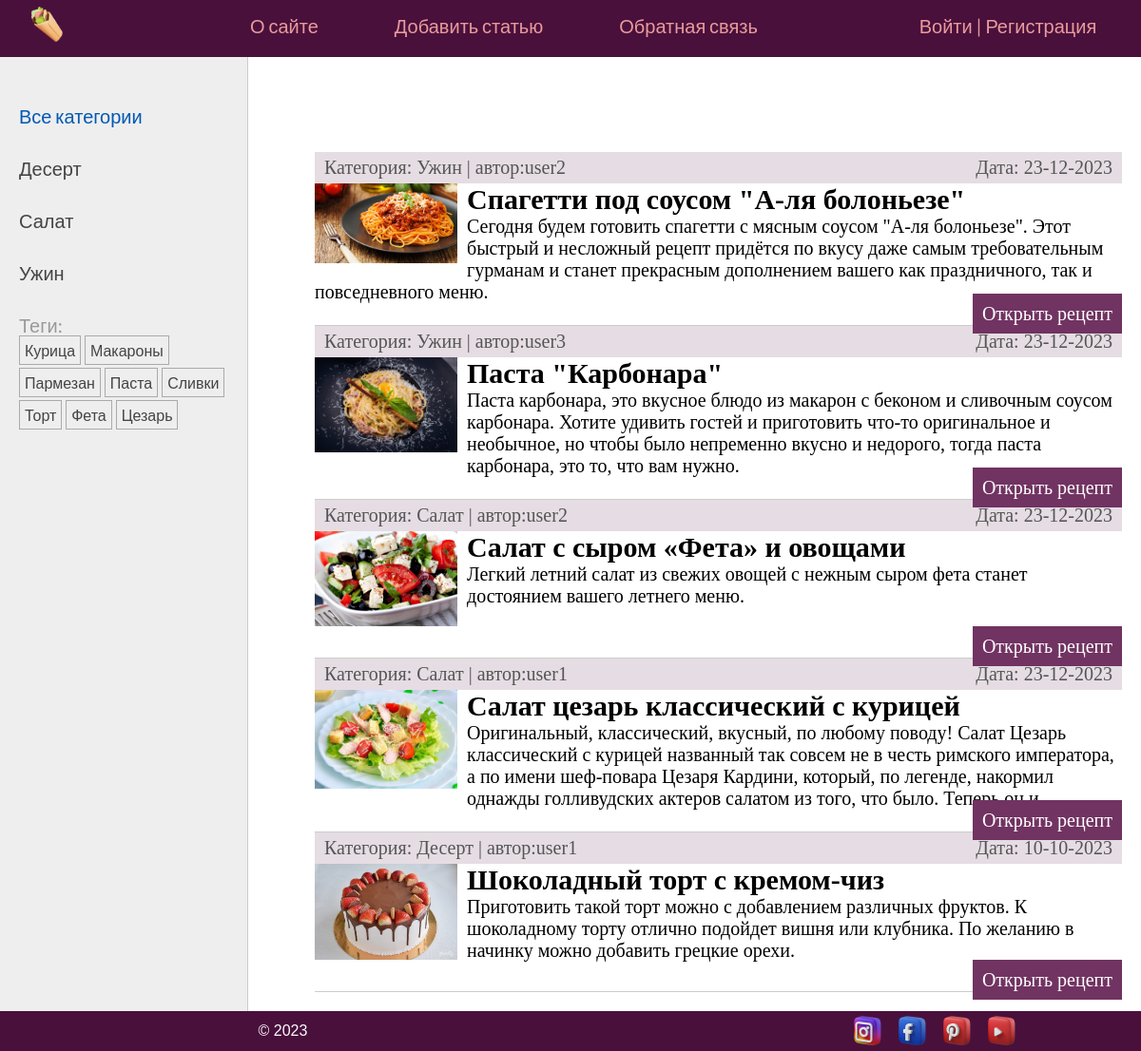
The page / on the database its author committed.
### recipes/models.py (models this page shows, shortened)
class Category(models.Model):
    name = models.CharField(max_length=100, db_index=True, verbose_name="Категория")
    slug = models.SlugField(max_length=255, unique=True, db_index=True)
    class Meta:
        verbose_name = "Категория"
        verbose_name_plural = "Категории"
    def get_absolute_url(self):
        return reverse('category', kwargs={'cat_slug': self.slug})

class TagPost(models.Model):
    tag = models.CharField(max_length=100, db_index=True)
    slug = models.SlugField(max_length=255, unique=True, db_index=True)
    class Meta:
        verbose_name = "Тэг"
        verbose_name_plural = "Тэги"
    def get_absolute_url(self):
        return reverse('tag', kwargs={'tag_slug': self.slug})

class Recipes(models.Model):
    class Status(models.IntegerChoices):
        DRAFT = 0, 'Черновик'
        PUBLISHED = 1, 'Опубликовано'
    title = models.CharField(max_length=255, verbose_name="Заголовок")
    slug = models.SlugField(max_length=255, unique=True, db_index=True, verbose_name="Slug",
                            validators=[
                               MinLengthValidator(5, message="Минимум 5 символов"),
                               MaxLengthValidator(100, message="Максимум 100 символов"),
                           ])
    photo = models.ImageField(upload_to="media/%Y/%m/%d/", default=None,
                              blank=True, null=True, verbose_name="Фото")
    content = models.TextField(blank=True, verbose_name="Описание рецепта")
    ingredients = models.TextField(blank=True, verbose_name="Состав / Ингредиенты")
    cooking = models.TextField(blank=True, verbose_name="Приготовление")
    time_create = models.DateTimeField(auto_now_add=True, verbose_name="Время создания")
    time_update = models.DateTimeField(auto_now=True, verbose_name="Время изменения")
    is_published = models.BooleanField(choices=tuple(map(lambda x: (bool(x[0]), x[1]), Status.choices)),
                                       default=Status.DRAFT, verbose_name="Статус")
    cat = models.ForeignKey('Category', on_delete=models.PROTECT, related_name='posts', verbose_name="Категории")
    tags = models.ManyToManyField('TagPost', blank=True, related_name='tags', verbose_name="Теги")
    author = models.ForeignKey(get_user_model(), on_delete=models.SET_NULL, related_name='author', verbose_name="Автор", null=True, default=None)
    objects = models.Manager()
    published = PublishedManager()
    class Meta:
        verbose_name = "Рецепт"
        verbose_name_plural = "Рецепты"
        ordering = ['-time_create']
        indexes = [
            models.Index(fields=['-time_create'])
        ]
    def get_absolute_url(self):
        return reverse('post', kwargs={'post_slug': self.slug})

### recipes/views.py (the view)
# urls.py: 2. Add a URL to urlpatterns:  path('', Home.as_view(), name='home')
class Home(DataMixin, ListView):
    template_name = 'recipes/index.html'
    context_object_name = 'posts'
    title_page = 'Главная страница'
    cat_selected = 0
    def get_queryset(self):
        return Recipes.published.all().select_related('cat')

### recipes/models.py (called while the page is built)
    def get_queryset(self):
        return super().get_queryset().filter(is_published=Recipes.Status.PUBLISHED)

### recipes/templatetags/recipe_tags.py (called while the page is built)
@register.inclusion_tag('recipes/list_categories.html')
def show_categories(cat_selected=0):
    cats = Category.objects.annotate(total=Count("posts")).filter(total__gt=0)
    return {'cats': cats, 'cat_selected': cat_selected}

@register.inclusion_tag('recipes/list_tags.html')
def show_all_tags():
    return {'tags': TagPost.objects.annotate(total=Count("tags")).filter(total__gt=0)}

### users/context_processors.py (called while the page is built)
def get_recipe_context(request):
    return {'mainmenu': menu}

### recipes/templates/recipes/index.html (shortened to what this page needs)
{% extends 'base.html' %}
{% block content %}
    <ul class="list-articles">
        {% for p in posts %}
            <li>
                <div class="article-panel">
                    <p class="first">Категория: {{p.cat.name}} | автор:{{ p.author.username|default:"неизвестен" }}</p>
                    <p class="last">Дата: {{p.time_update|date:"d-m-Y"}}</p>
                </div>
                {% if p.photo %}
                    <p><img class="img-article-left thumb" src="{{p.photo.url}}"></p>
                {% endif %}
                <h2>{{p.title}}</h2>
                {% autoescape off %}
                    {{p.content|linebreaks|truncatewords:40}}
                {% endautoescape %}
                <p class="link-read-post">
                    <a href="{{ p.get_absolute_url }}">Открыть рецепт</a>
                </p>
            </li>
	    {% endfor %}
    </ul>
{% endblock %}

### templates/base.html (shortened to what this page needs)
{% load static %}
{% load recipe_tags %}
<!DOCTYPE html>
<html>
<head>
    <link href="{% static 'recipes/css/styles.css' %}" rel="stylesheet" />
</head>
<body>
    <table class="table-page" border=0 cellpadding="0" cellspacing="0">
    <tr><td valign=top>
        {% block mainmenu %}
		    <div class="header">
                <ul id="mainmenu" class="mainmenu">
                    <div class="header__header">
                        <div class="header__logo">
                            <li>
                                <a href="{% url 'home' %}">
                                    <img class="logo" src="{% static "recipes/images/burrito_mexican_food_fast_food_icon_256942.png" %}" alt="">
                                </a>
                            </li>
                        </div>
                        <div class="header__menu">
                            {% for m in mainmenu %}
                                <li class="last"><a href="{% url m.url_name %}">{{ m.title }}</a></li>
                            {% endfor %}
                        </div>
                        <div class="header__entrance">
                            {% if user.is_authenticated %}
                             <li><a href="{% url 'users:profile' %}">{{ user.username }}</a> | <a href="{% url 'users:logout' %}">Выйти</a></li>
                            {% else %}
                            <li class="last"><a href="{% url 'users:login' %}">Войти</a> | <a href="{% url 'users:register' %}">Регистрация</a></li>
                            {% endif %}
                        </div>
                    </div>
			    </ul>
		    </div>
        {% endblock mainmenu %}
<table class="table-content" border=0 cellpadding="0" cellspacing="0">
<tr>
	<td valign="top" class="left-chapters">
	<ul id="leftchapters">
		{% if cat_selected == 0 or cat_selected is None %}
		<li class="selected">Все категории</li>
		{% else %}
		<li><a href="{% url 'home' %}">Все категории</a></li>
		{% endif %}
		{% show_categories cat_selected %}
		<li>{% show_all_tags %}</li>
	</ul>
</td>
<td valign="top" class="content">
	<div class="content-text">
{% block content %}
{% endblock %}
	</div>
</td></tr></table>
</td></tr>
<tr><td valign=top>
	<div id="footer" class="footer">
        <p class="footer_text">&copy 2023 </p>
            <div class="footer__social">
                <a href="https://www.instagram.com/" class="icon">
                    <img class="footer__img" src="{% static "recipes/images/instagram_logo_icon_257019.ico" %}" alt="instagram">
                </a>
                <a href="https://www.facebook.com/" class="icon">
                    <img class="footer__img" src="{% static "recipes/images/facebook_logo_icon_257023.ico" %}" alt="facebook">
                </a>
                <a href="https://ru.pinterest.com/" class="icon">
                     <img class="footer__img" src="{% static "recipes/images/pinterest_logo_icon_257030.ico" %}" alt="pinterest">
                </a>
                <a href="https://www.youtube.com/" class="icon">
                     <img class="footer__img" src="{% static "recipes/images/youtube_logo_icon_257017.ico" %}" alt="youtube">
                </a>
            </div>
	</div>
</td></tr></table>
</body>
</html>

### recipes/templates/recipes/list_categories.html
{% for cat in cats %}
    {% if cat.id == cat_selected %}
        <li class="selected">{{ cat.name }}</li>
        {% else %}
        <li><a href="{{ cat.get_absolute_url }}">{{ cat.name }}</a></li>
    {% endif %}
{% endfor %}

### recipes/templates/recipes/list_tags.html
{% if tags %}
    <p>Теги:</p>
    <ul class="tags-list">
        {% for t in tags %}
        <li><a href="{{t.get_absolute_url}}">{{t.tag}}</a></li>
        {% endfor %}
    </ul>
{% endif %}

### recipes/static/recipes/css/styles.css (style rules this page uses)
* { margin: 0; padding: 0; }
html, body { font-family: 'Lato', sans-serif;; margin: 0; padding: 0; height: 100%; width: 100%; color: #444; }
a { color: #0059b2; text-decoration: none; }
img { max-width: 600px; height: auto; }
img.img-article-left { max-width: 300px; height: auto; float: left; padding: 0 10px 10px 0; }
img.img-article-left.thumb { max-width: 150px; height: auto; }
p.link-read-post { text-align: right; }
p.link-read-post a { padding: 10px; min-width: 100px; background: #713362; color: #fff; text-decoration: none; }
div.article-panel { background: #49103c24; padding: 5px 10px 5px 10px; box-sizing: border-box; overflow: hidden; color: #555; }
div.article-panel p.first { margin: 0; float: left; }
div.article-panel p.last { margin: 0; float: right; }
ul.list-articles { list-style: none; margin: 0; padding: 0; }
ul.list-articles li { border-bottom: 1px solid #ccc; }
.table-page { width: 100%; height: 100%; vertical-align: top; }
.table-page tr { height: 100%; }
.header { background: #49103c; height: 60px; }
.header__header { display: grid; grid-template-columns: 100px 780px 200px; gap: 40px; }
.header__logo { display: flex; grid-column: 1/2; grid-row: 1/2; justify-content: center; align-items: center; }
.header__menu { display: flex; grid-column: 2/3; grid-row: 1/2; gap: 80px; justify-content: center; align-items: center; }
.header__entrance { display: flex; grid-column: 3/4; grid-row: 1/2; gap: 10px; justify-content: center; align-items: center; }
.logo { width: 50px; height: 50px; }
ul.mainmenu { list-style: none; margin: 0; padding: 0; height: 60px; color: #ea9b9b; font-size: 20px; overflow: hidden; }
ul.mainmenu li { float: left; }
ul.mainmenu li.last { float: right; }
ul.mainmenu li a { color: #ea9b9b; text-decoration: none; }
.table-content { width: 100%; min-height: 100%; height: 100%; }
.left-chapters { margin: 0; background: #eee; border-right: 1px solid #ccc; }
.left-chapters ul { width: 230px; margin: 0; padding: 20px 10px 10px 20px; list-style: none; font-size: 20px; }
.left-chapters ul li { margin: 30px 0 0 0; color: #999; }
.left-chapters ul li.selected { color: #0059b2; }
.left-chapters ul li a { color: #444; text-decoration: none; }
ul.tags-list { width: 100%; margin: 0; padding: 0; list-style: none; }
ul.tags-list li { margin: 0; padding: 0 0 10px; display: inline-block; }
ul.tags-list li a { padding: 5px; font-size: 16px; border: 1px solid #aaa; }
.content { padding: 40px 20px 20px 40px; width: 100%; box-sizing: border-box; }
.content-text { margin: 60px 0 0 30px; color: #000; font-size: 20px; font-family: Yandex Sans Display Light; }
#footer { box-sizing: border-box; background: #49103c; padding: 5px; color: #aaa; font-size: 14px; font-family: Verdana, Geneva, Arial, Helvetica; text-align: left; overflow: hidden; }
#footer a { text-decoration: underline; color: #aaa; }
.footer { background-color: #222222; padding-top: 24px; padding-bottom: 23px; display: flex; flex-wrap: wrap; justify-content: space-around; gap: 40px; align-items: center; }
.footer_text { font-style: normal; font-weight: 400; font-size: 16px; line-height: 19px; text-align: center; color: #FBFBFB; }
.footer__social { display: flex; gap: 15px; width: 32px; height: 32px; }
.footer__img { width: 32px; height: 32px; }
.icon { --color-1: #FFFFFF; --color-2: #000000; }

### rows shown on the page
Category: name "Десерт"
Category: name "Салат"
Category: name "Ужин"
TagPost: tag "Курица"
TagPost: tag "Макароны"
TagPost: tag "Пармезан"
TagPost: tag "Паста"
TagPost: tag "Сливки"
TagPost: tag "Торт"
TagPost: tag "Фета"
TagPost: tag "Цезарь"
Recipes: cat.name "Ужин", author.username "user2", time_update "23-12-2023", photo (picture), title "Спагетти под соусом \"А-ля болоньезе\"", content "Сегодня будем готовить спагетти с мясным соусом \"А-ля болоньезе\". Этот быстрый и несложный рецепт придётся по вкусу даже самым требовательным гурманам и станет прекрасным дополнением вашего как праздничного, так и повседневного меню."
Recipes: cat.name "Ужин", author.username "user3", time_update "23-12-2023", photo (picture), title "Паста \"Карбонара\"", content "Паста карбонара, это вкусное блюдо из макарон с беконом и сливочным соусом карбонара. Хотите удивить гостей и приготовить что-то оригинальное и необычное, но чтобы было непременно вкусно и недорого, тогда паста карбонара, это то, что вам нужно."
Recipes: cat.name "Салат", author.username "user2", time_update "23-12-2023", photo (picture), title "Салат с сыром «Фета» и овощами", content "Легкий летний салат из свежих овощей с нежным сыром фета станет достоянием вашего летнего меню."
Recipes: cat.name "Салат", author.username "user1", time_update "23-12-2023", photo (picture), title "Салат цезарь классический с курицей", content "Оригинальный, классический, вкусный, по любому поводу! Салат Цезарь классический с курицей названный так совсем не в честь римского императора, а по имени шеф-повара Цезаря Кардини, который, по легенде, накормил однажды голливудских актеров салатом из того, что было. Теперь он и …"
Recipes: cat.name "Десерт", author.username "user1", time_update "10-10-2023", photo (picture), title "Шоколадный торт с кремом-чиз", content "Приготовить такой торт можно с добавлением различных фруктов. К шоколадному торту отлично подойдет вишня или клубника. По желанию в начинку можно добавить грецкие орехи."

### other values the page prints
{{ m.title }} "О сайте" "Добавить статью" "Обратная связь"
